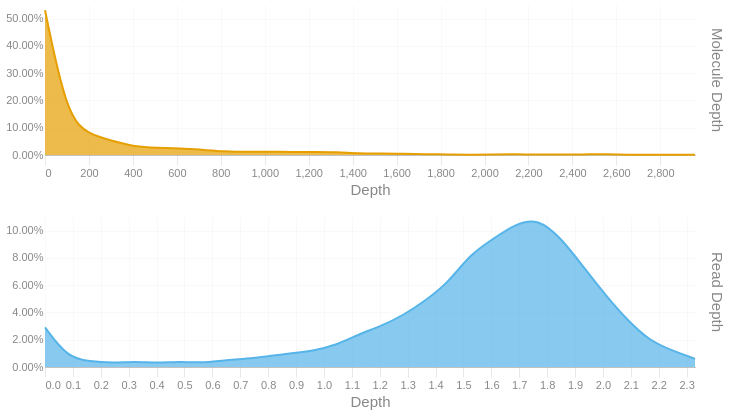

Notebook cell for this chart:
### Code cell
readdep = depth_hist(tb['Read Depth'], q99, 3)
readdep = readdep.with_columns(pl.lit('Read Depth').alias('Metric'))
if not SKIPLR:
    moldep = depth_hist(tb['Molecule Depth'], mol_q99, 1)
    moldep = moldep.with_columns(pl.lit('Molecule Depth').alias('Metric'))
    _hist = pl.concat([readdep, moldep])
    _hist = _hist.filter(pl.col('Proportion') != 0)
    with SafeRender(_hist):
        (
            alt.Chart(_hist)        
            .mark_area(interpolate = "basis")
            .encode(
                x=alt.X('Bin:Q').scale(domainMin=0).axis(alt.Axis(title='Depth')),
                y = alt.Y('Proportion:Q', title = None).axis(format = '.2%'),
                color = alt.Color('Metric:N').legend(None),
                row = alt.Row("Metric:N").header(title = None, labelOrient = 'right'),
                tooltip = [
                    alt.Tooltip("Metric:N", title = "Metric"),
                    alt.Tooltip('Interval:N', title = "Depth Interval"),
                    alt.Tooltip('Proportion:Q', title = "% Alignments").format('.2%')
                ]
            )
            .resolve_scale(x='independent', y='independent')
            .properties(
                height = 150, width = 650,
                usermeta={'embedOptions': {'downloadFileName': f'{samplename}.depth.hist'}}
            )
        ).display()
else:
    readdep = readdep.filter(pl.col('Proportion') != 0)
    with SafeRender(readdep):
        (
            alt.Chart(readdep)        
            .mark_area(interpolate = "basis")
            .encode(
                x=alt.X('Bin:Q').scale(domainMin=0).axis(alt.Axis(title='Depth')),
                y = alt.Y('Proportion:Q', title = None).axis(format = '.2%'),
                tooltip = [
                    alt.Tooltip('Interval:N', title = "Depth Interval"),
                    alt.Tooltip('Proportion:Q', title = "% Alignments").format('.2%')
                ]
            )
            .properties(
                usermeta={'embedOptions': {'downloadFileName': f'{samplename}.depth.hist'}}
            )
        ).display()

### Figure 1 — Vega-Lite specification as saved in the notebook (floating-point values rounded to 4 significant figures)
{"width": 650, "height": 150, "config": {"title": {"anchor": "start", "dy": -15, "fontSize": 18, "color": "#888888", "subtitleColor": "#888888", "subtitleFontSize": 14}, "arc": {"fill": "#0072B2"}, "axis": {"domainColor": "#888888", "domainWidth": 0.5, "gridWidth": 0.2, "grid": false, "titleFontWeight": 400, "titleFontSize": 15, "labelFontSize": 11, "labelColor": "#888888", "tickColor": "#888888", "tickWidth": 0.2, "titleColor": "#888888"}, "axisBand": {"grid": false}, "axisX": {"grid": true, "tickSize": 10, "domainCap": "round"}, "axisY": {"domain": false, "grid": true, "tickSize": 0, "domainCap": "round"}, "background": "transparent", "header": {"labelFontSize": 15, "labelColor": "#888888", "titleFontSize": 15, "titleFontWeight": 600, "titleColor": "#888888"}, "legend": {"labelFont": "sans-serif", "labelFontSize": 12, "labelColor": "#888888", "symbolSize": 100, "symbolType": "circle", "titleFontSize": 12, "titlePadding": 10, "titleColor": "#888888", "title": null}, "range": {"category": ["#E69F00", "#56B4E9", "#009E73", "#F0E442", "#0072B2", "#D55E00", "#CC79A7", "#000000"], "diverging": ["#cfe8f3", "#a2d4ec", "#73bfe2", "#46abdb", "#1696d2", "#12719e"]}, "area": {"fill": "#0072B2", "fillOpacity": 0.7, "line": true, "strokeOpacity": 0.7}, "line": {"color": "#0072B2", "stroke": "#0072B2", "strokeWidth": 2}, "trail": {"color": "#0072B2", "stroke": "#0072B2", "strokeWidth": 0, "size": 1}, "point": {"filled": true, "fillOpacity": 1.0, "size": 95}, "text": {"color": "#888888", "fontSize": 11, "align": "right", "fontWeight": 400, "size": 11}, "bar": {"fill": "#0072B2", "stroke": null}, "view": {"stroke": null, "continuousWidth": 660, "continuousHeight": 400}}, "data": {"name": "data-1da9c34c0b393596f3706b7be2003a85"}, "mark": {"type": "area", "interpolate": "basis"}, "encoding": {"color": {"field": "Metric", "legend": null, "type": "nominal"}, "row": {"field": "Metric", "header": {"title": null, "labelOrient": "right"}, "type": "nominal"}, "tooltip": [{"field": "Metric", "title": "Metric", "type": "nominal"}, {"field": "Interval", "title": "Depth Interval", "type": "nominal"}, {"field": "Proportion", "format": ".2%", "title": "% Alignments", "type": "quantitative"}], "x": {"axis": {"title": "Depth"}, "field": "Bin", "scale": {"domainMin": 0}, "type": "quantitative"}, "y": {"axis": {"format": ".2%"}, "field": "Proportion", "title": null, "type": "quantitative"}}, "resolve": {"scale": {"x": "independent", "y": "independent"}}, "usermeta": {"embedOptions": {"downloadFileName": "S1_Annapolis_14.depth.hist"}}, "$schema": "https://vega.github.io/schema/vega-lite/v6.1.0.json", "datasets": {"data-1da9c34c0b393596f3706b7be2003a85": [{"Bin": 0.0, "Interval": "0.0-0.08", "Proportion": 0.029, "Metric": "Read Depth"}, {"Bin": 0.08, "Interval": "0.08-0.161", "Proportion": 0.007, "Metric": "Read Depth"}, {"Bin": 0.161, "Interval": "0.161-0.241", "Proportion": 0.004, "Metric": "Read Depth"}, {"Bin": 0.241, "Interval": "0.241-0.321", "Proportion": 0.003, "Metric": "Read Depth"}, {"Bin": 0.321, "Interval": "0.321-0.402", "Proportion": 0.004, "Metric": "Read Depth"}, {"Bin": 0.402, "Interval": "0.402-0.482", "Proportion": 0.003, "Metric": "Read Depth"}, {"Bin": 0.482, "Interval": "0.482-0.562", "Proportion": 0.004, "Metric": "Read Depth"}, {"Bin": 0.562, "Interval": "0.562-0.643", "Proportion": 0.003, "Metric": "Read Depth"}, {"Bin": 0.643, "Interval": "0.643-0.723", "Proportion": 0.005, "Metric": "Read Depth"}, {"Bin": 0.723, "Interval": "0.723-0.803", "Proportion": 0.006, "Metric": "Read Depth"}, {"Bin": 0.803, "Interval": "0.803-0.884", "Proportion": 0.008, "Metric": "Read Depth"}, {"Bin": 0.884, "Interval": "0.884-0.964", "Proportion": 0.01, "Metric": "Read Depth"}, {"Bin": 0.964, "Interval": "0.964-1.044", "Proportion": 0.012, "Metric": "Read Depth"}, {"Bin": 1.044, "Interval": "1.044-1.125", "Proportion": 0.016, "Metric": "Read Depth"}, {"Bin": 1.125, "Interval": "1.125-1.205", "Proportion": 0.024, "Metric": "Read Depth"}, {"Bin": 1.205, "Interval": "1.205-1.285", "Proportion": 0.03, "Metric": "Read Depth"}, {"Bin": 1.285, "Interval": "1.285-1.366", "Proportion": 0.038, "Metric": "Read Depth"}, {"Bin": 1.366, "Interval": "1.366-1.446", "Proportion": 0.049, "Metric": "Read Depth"}, {"Bin": 1.446, "Interval": "1.446-1.526", "Proportion": 0.062, "Metric": "Read Depth"}, {"Bin": 1.526, "Interval": "1.526-1.607", "Proportion": 0.083, "Metric": "Read Depth"}, {"Bin": 1.607, "Interval": "1.607-1.687", "Proportion": 0.094, "Metric": "Read Depth"}, {"Bin": 1.687, "Interval": "1.687-1.767", "Proportion": 0.105, "Metric": "Read Depth"}, {"Bin": 1.767, "Interval": "1.767-1.848", "Proportion": 0.109, "Metric": "Read Depth"}, {"Bin": 1.848, "Interval": "1.848-1.928", "Proportion": 0.095, "Metric": "Read Depth"}, {"Bin": 1.928, "Interval": "1.928-2.008", "Proportion": 0.074, "Metric": "Read Depth"}, {"Bin": 2.008, "Interval": "2.008-2.089", "Proportion": 0.053, "Metric": "Read Depth"}, {"Bin": 2.089, "Interval": "2.089-2.169", "Proportion": 0.034, "Metric": "Read Depth"}, {"Bin": 2.169, "Interval": "2.169-2.249", "Proportion": 0.019, "Metric": "Read Depth"}, {"Bin": 2.249, "Interval": "2.249-2.33", "Proportion": 0.012, "Metric": "Read Depth"}, {"Bin": 2.33, "Interval": "2.33-2.41", "Proportion": 0.006, "Metric": "Read Depth"}, {"Bin": 0.0, "Interval": "0.0-102.0", "Proportion": 0.531, "Metric": "Molecule Depth"}, {"Bin": 102.0, "Interval": "102.0-204.0", "Proportion": 0.135, "Metric": "Molecule Depth"}, {"Bin": 204.0, "Interval": "204.0-306.0", "Proportion": 0.075, "Metric": "Molecule Depth"}, {"Bin": 306.0, "Interval": "306.0-408.0", "Proportion": 0.052, "Metric": "Molecule Depth"}, {"Bin": 408.0, "Interval": "408.0-510.0", "Proportion": 0.03, "Metric": "Molecule Depth"}, {"Bin": 510.0, "Interval": "510.0-612.0", "Proportion": 0.026, "Metric": "Molecule Depth"}, {"Bin": 612.0, "Interval": "612.0-714.0", "Proportion": 0.024, "Metric": "Molecule Depth"}, {"Bin": 714.0, "Interval": "714.0-816.0", "Proportion": 0.019, "Metric": "Molecule Depth"}, {"Bin": 816.0, "Interval": "816.0-918.0", "Proportion": 0.013, "Metric": "Molecule Depth"}, {"Bin": 918.0, "Interval": "918.0-1020.0", "Proportion": 0.011, "Metric": "Molecule Depth"}, {"Bin": 1020.0, "Interval": "1020.0-1121.9", "Proportion": 0.012, "Metric": "Molecule Depth"}, {"Bin": 1122.0, "Interval": "1121.9-1223.9", "Proportion": 0.011, "Metric": "Molecule Depth"}, {"Bin": 1224.0, "Interval": "1223.9-1325.9", "Proportion": 0.011, "Metric": "Molecule Depth"}, {"Bin": 1326.0, "Interval": "1325.9-1427.9", "Proportion": 0.011, "Metric": "Molecule Depth"}, {"Bin": 1428.0, "Interval": "1427.9-1529.9", "Proportion": 0.006, "Metric": "Molecule Depth"}, {"Bin": 1530.0, "Interval": "1529.9-1631.9", "Proportion": 0.006, "Metric": "Molecule Depth"}, {"Bin": 1632.0, "Interval": "1631.9-1733.9", "Proportion": 0.004, "Metric": "Molecule Depth"}, {"Bin": 1734.0, "Interval": "1733.9-1835.9", "Proportion": 0.003, "Metric": "Molecule Depth"}, {"Bin": 1836.0, "Interval": "1835.9-1937.9", "Proportion": 0.002, "Metric": "Molecule Depth"}, {"Bin": 1938.0, "Interval": "1937.9-2039.9", "Proportion": 0.001, "Metric": "Molecule Depth"}, {"Bin": 2040.0, "Interval": "2039.9-2141.9", "Proportion": 0.002, "Metric": "Molecule Depth"}, {"Bin": 2142.0, "Interval": "2141.9-2243.9", "Proportion": 0.003, "Metric": "Molecule Depth"}, {"Bin": 2244.0, "Interval": "2243.9-2345.9", "Proportion": 0.001, "Metric": "Molecule Depth"}, {"Bin": 2346.0, "Interval": "2345.9-2447.9", "Proportion": 0.002, "Metric": "Molecule Depth"}, {"Bin": 2448.0, "Interval": "2447.9-2549.9", "Proportion": 0.002, "Metric": "Molecule Depth"}, {"Bin": 2550.0, "Interval": "2549.9-2651.9", "Proportion": 0.003, "Metric": "Molecule Depth"}, {"Bin": 2652.0, "Interval": "2651.9-2753.9", "Proportion": 0.001, "Metric": "Molecule Depth"}, {"Bin": 2754.0, "Interval": "2753.9-2855.9", "Proportion": 0.001, "Metric": "Molecule Depth"}, {"Bin": 2856.0, "Interval": "2855.9-2957.9", "Proportion": 0.001, "Metric": "Molecule Depth"}, {"Bin": 2958.0, "Interval": "2957.9-3059.86", "Proportion": 0.001, "Metric": "Molecule Depth"}]}}
